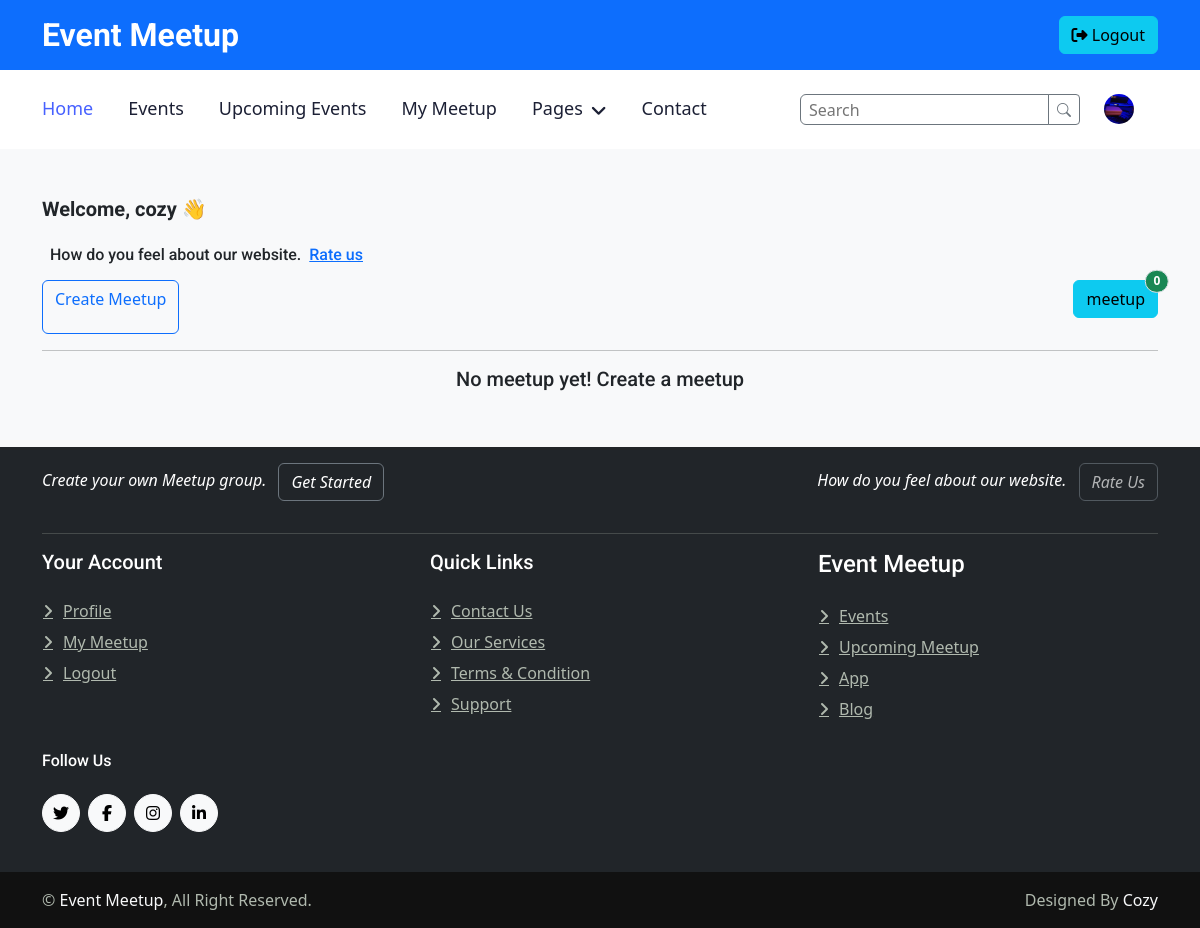
The page /user-meetup/7 (signed in) on the database as committed earlier.
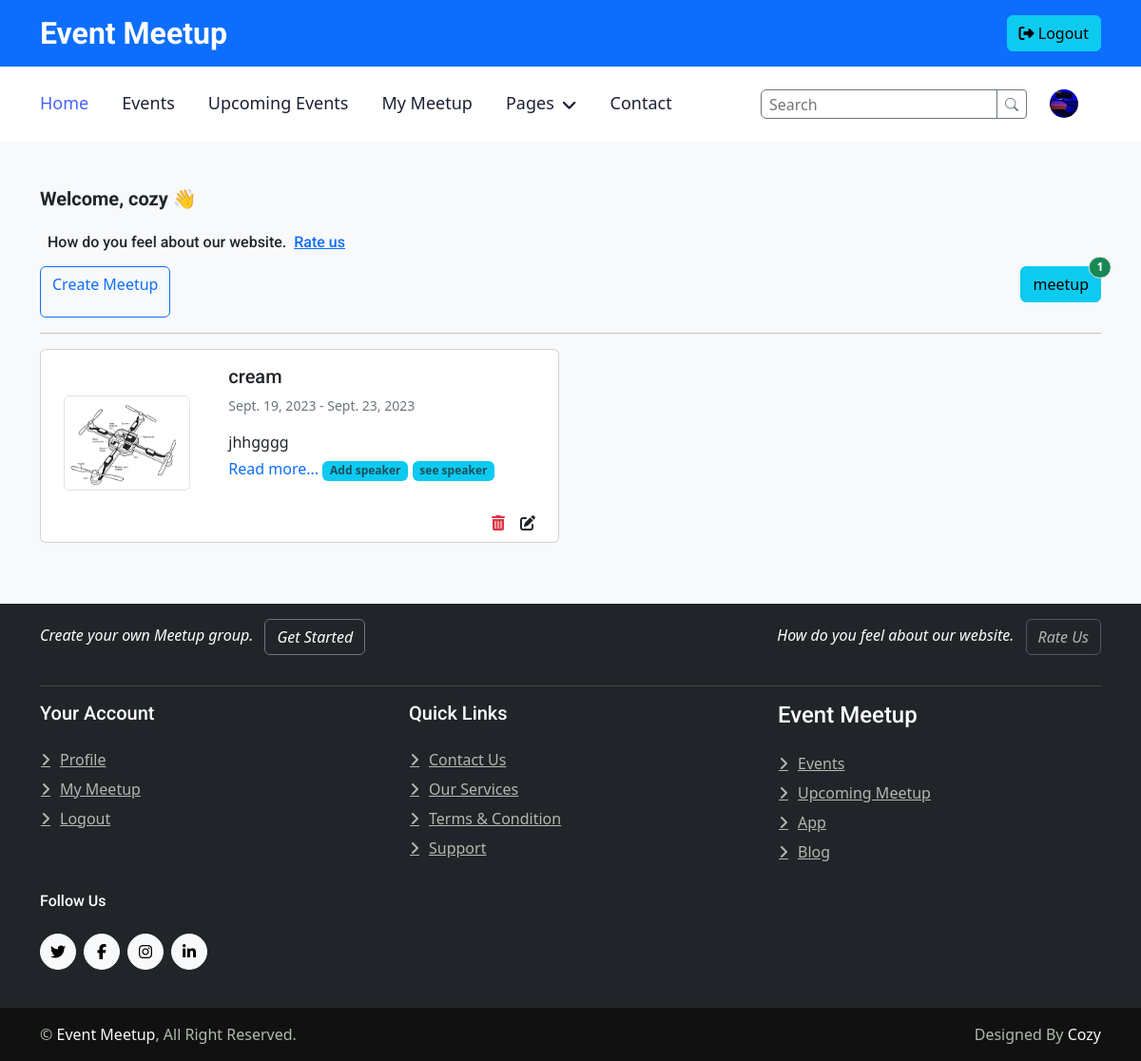
The same page on the database as committed later.
### meetup/models.py (models this page shows, shortened)
class Meetup(models.Model):
    user = models.ForeignKey(myUser, on_delete=models.CASCADE, blank=True, null=True)
    organizer_email = models.EmailField(max_length=254, null=True)
    title = models.CharField(max_length=500)
    slug = models.SlugField(unique=True)
    description = models.TextField()
    image = models.ImageField(upload_to='image')
    location_name = models.CharField( max_length=50, blank=True,null=True)
    location_address = models.TextField(blank=True, null=True)
    location = models.ForeignKey(Location, on_delete=models.CASCADE, null=True)
    participant =models.ManyToManyField(Participant, blank=True)
    meetup_speakers =models.ManyToManyField(Speaker, blank=True)
    activate = models.BooleanField(default=True)
    meetup_time = models.DateTimeField(auto_now_add=True)
    meetup_date = models.DateField(blank=True, null=True)
    meetup_endtime = models.TimeField()
    from_date = models.DateField()
    to_date = models.DateField()

### meetup/views.py (the view)
# urls.py: path('user-meetup/<int:pk>', views.user_meetups, name='user-meetup'),
@login_required
def user_meetups(request, pk):
    search=request.GET.get('search') if request.GET.get('search') != None else ''
    user_meetup=Meetup.objects.order_by('-title')
    user_meetup=Meetup.objects.filter(user=pk)
    meetups=user_meetup.filter(
        Q(title__icontains=search)|
        Q(location_name__icontains=search)
    )
    counts = meetups.count()
    if request.method == "POST":
        form=TestimonialForm(request.POST, request.FILES)
        if form.is_valid():
            form.save()
            messages.success(request, 'You have successfully commented on our Event Meetup')
            return redirect('/')
    else:
        form=TestimonialForm()
    context={
        'meetups':meetups,
        'counts':counts,
        'form':form,
    }
    return render(request, 'meetup/user_meetup.html', context)

### meetup/forms.py
class TestimonialForm(forms.ModelForm):
    class Meta:
        model= Testimonial
        fields= ['name','profession','image','comment']

### meetup/templates/meetup/user_meetup.html (shortened to what this page needs)
{% extends 'meetup/partials/base.html' %}
{% load static %}
{%block content %}
<div class="container-xxl pt-5">
	<div class="container">
		<div
			class="text-center text-md-start pb-5 pb-md-0 wow fadeInUp"
			data-wow-delay="0.1s"
			style="max-width: auto">
			<marquee behavior="" direction="">
				<h6 class="fs-5 fw-bold mb-3">Welcome, {{request.user.username}} 👋</h6>
				<p class="h6 p-2">How do you feel about our website.<a href="" class="px-2" data-bs-toggle="modal" data-bs-target="#commentModal">Rate us</a></p>
			</marquee>
			<div class="d-flex">
				<a
					class="fs-6 fw-medium text-primary-subtle d-block btn btn-outline-primary"
					href="{% url 'meetup_create' %}">
					Create Meetup</a
				>
				<p  class="btn btn-info position-relative ms-auto">
					{% if counts > 1 %}
					meetups
					{% else %}
					meetup
					{% endif %}
					<span
						class="position-absolute top-0 start-100 translate-middle badge border rounded-pill bg-success">
						{{counts}}
					</span>
				</p>
			</div>
		</div>
		<hr />
		<div class="row wow fadeInUp">
			{% for meetup in meetups%}
			<div class="col-sm-6">
				<div class="card mb-3">
					<div class="row g-0">
						<div class="col-sm-4 align-items-center">
							<div class="m-5 mb-0 mx-4">
								<img src="{{meetup.image.url}}" alt="{{meetup.title}}" class="rounded img-fluid img-thumbnail" style="width:150px; height:100px;">
							</div>
						</div>
						<div class="col-md-8 align-items-center">
							<div class="card-body">
								<h5 class="card-title">{{meetup.title}}</h5>
								<p class=" card-text text-secondary small">{{meetup.from_date}} - {{meetup.to_date}}</p>
								<span>{{meetup.description|truncatewords:8}}
									<p>
									    <a href="{% url 'meetup_detail' meetup.slug %}" class="text-primary text-decoration-none">Read more...</a>
										<a href="{% url 'add-speaker' meetup.id %}" class="text-decoration-none my-2 badge text-bg-info text-muted">Add speaker</a>
										<a href="{% url 'speaker-detail' meetup.id %}" class="text-decoration-none my-2 badge text-bg-info text-muted">see speaker</a>
									</p>
								</span>
								<div class="mb-4">
									<a href="{% url 'meetup_update' meetup.id %}" class="text-decoration-none m-2 text-dark float-end">
										<i class="fa fa-pen-to-square"></i>
									</a>
									<a href="{% url 'meetup_delete' meetup.id %}" class="text-decoration-none  m-2  float-end">
										<i class="fa fa-trash text-danger"></i>
									</a>
							    </div>
							</div>
						</div>
					</div>
				</div>
			</div>
			{%empty%}
                <p class="h6 text-center fs-5">No meetup yet! Create a meetup</p>
			{% endfor %}
	    </div>
	</div>
</div>
{% endblock content %}

Rows that differ between the two databases and show on the page:
added Meetup: image (picture), title "cream", from_date "Sept. 19, 2023", to_date "Sept. 23, 2023", description "jhhgggg"
Other text that changed with them:
{{ counts }}: "0" → "1"
text no longer shown: "No meetup yet! Create a meetup"
